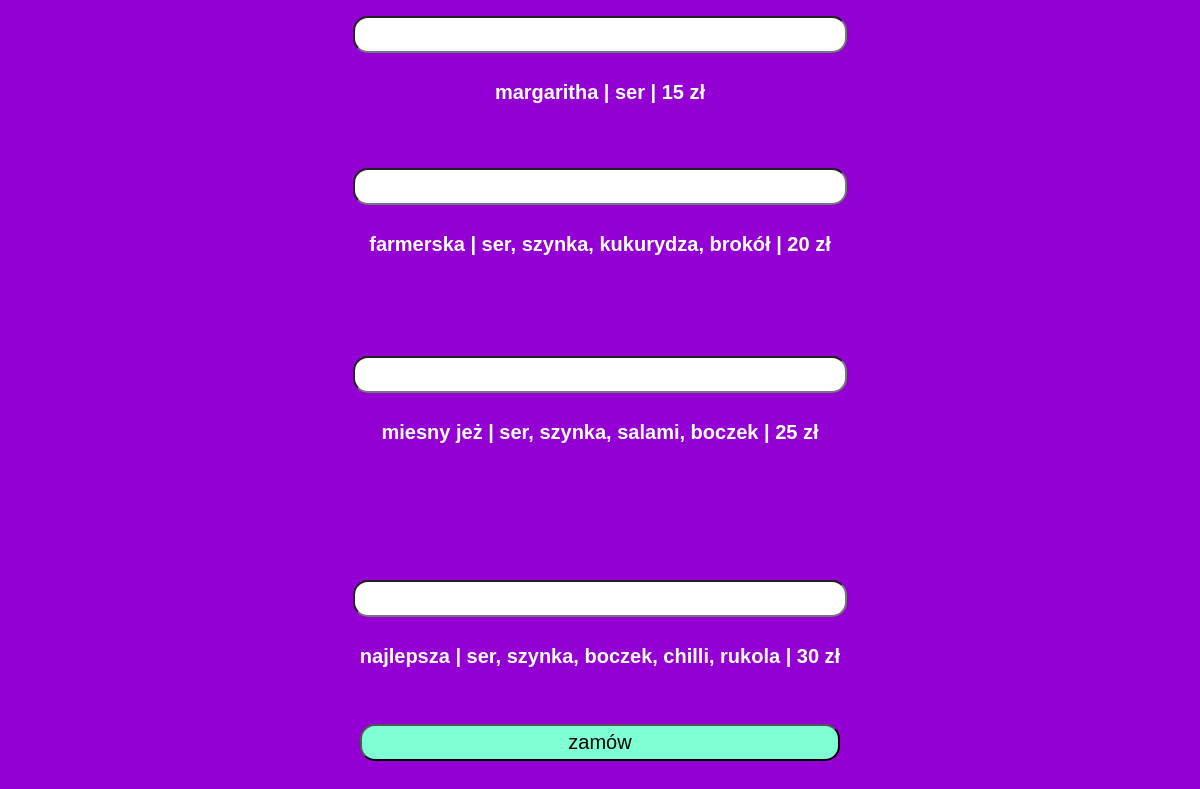
The page /menu1.php (signed in) on the database its author committed.
### tables this page shows
CREATE TABLE `menu` (
  `id` int(11) NOT NULL,
  `nazwa` varchar(15) NOT NULL,
  `skladniki` varchar(150) NOT NULL,
  `cena` float NOT NULL
);

### menu1.php (the view, shortened to what this page needs)
<!DOCTYPE HTML>
<html lang="pl">
<head>
	<link rel="stylesheet" href="style.css"/>
</head>
<body>
<form action="zamow.php" method="post">
	<input type='number' name='ilosc1' class="wpisywanie2"/><br/>
		<?php
			require_once "connect.php";
			$polaczenie = @new mysqli($host, $db_user, $db_password, $db_name);
				$pizza=@$polaczenie->query("SELECT nazwa, skladniki, cena FROM menu WHERE id=1");
				$pizzaAs=$pizza->fetch_assoc();
				$zmienna1=$pizzaAs['nazwa'];
				$zmienna2=$pizzaAs['skladniki'];
				$zmienna3=$pizzaAs['cena'];
				echo ("<h3>$zmienna1	|	$zmienna2	|	$zmienna3 zł</h3>");
		?>
		<br/>
		<br/>
	<input type='number' name='ilosc2' class="wpisywanie2"/><br/>
		<?php
			require_once "connect.php";
			$polaczenie = @new mysqli($host, $db_user, $db_password, $db_name);
				$pizza=@$polaczenie->query("SELECT nazwa, skladniki, cena FROM menu WHERE id=2");
				$pizzaAs=$pizza->fetch_assoc();
				$zmienna1=$pizzaAs['nazwa'];
				$zmienna2=$pizzaAs['skladniki'];
				$zmienna3=$pizzaAs['cena'];
				echo ("<h3>$zmienna1	|	$zmienna2	|	$zmienna3 zł</h3>");
		?>
		<br/>
		<br/>
		<br/>
		<br/>
	<input type='number' name='ilosc3' class="wpisywanie2"/><br/>
		<?php
			require_once "connect.php";
			$polaczenie = @new mysqli($host, $db_user, $db_password, $db_name);
				$pizza=@$polaczenie->query("SELECT nazwa, skladniki, cena FROM menu WHERE id=3");
				$pizzaAs=$pizza->fetch_assoc();
				$zmienna1=$pizzaAs['nazwa'];
				$zmienna2=$pizzaAs['skladniki'];
				$zmienna3=$pizzaAs['cena'];
				echo ("<h3>$zmienna1	|	$zmienna2	|	$zmienna3 zł</h3>");
		?>
		<br/>
		<br/>
		<br/>
		<br/>
		<br/>
		<br/>
	<input type='number' name='ilosc4' class="wpisywanie2"/><br/>
		<?php
			require_once "connect.php";
			$polaczenie = @new mysqli($host, $db_user, $db_password, $db_name);
				$pizza=@$polaczenie->query("SELECT nazwa, skladniki, cena FROM menu WHERE id=4");
				$pizzaAs=$pizza->fetch_assoc();
				$zmienna1=$pizzaAs['nazwa'];
				$zmienna2=$pizzaAs['skladniki'];
				$zmienna3=$pizzaAs['cena'];
				echo ("<h3>$zmienna1	|	$zmienna2	|	$zmienna3 zł</h3>");
		?>
		<br/>
		<br/>
		<input type="submit" value="zamów" class="przycisk"/>
</form>
</body>
</html>

### style.css (style rules this page uses)
.przycisk { width: 480px; padding: 5px; border-radius: 15px; text-align: center; color: black; font-size: 20px; background-color: #7FFFD4; }
body { text-align: center; background-color: #9400D3; }
.wpisywanie2 { width: 480px; heigh: 300px; padding: 5px; margin: 8px; border-radius: 15px; text-align: center; font-size: 20px; }
h3 { font-family: „Roboto”, sans-serif; font-size: 20px; color: white; text-align: center; }

### rows shown on the page
menu: nazwa "margaritha", skladniki "ser", cena "15"
menu: nazwa "farmerska", skladniki "ser, szynka, kukurydza, brokół", cena "20"
menu: nazwa "miesny jeż", skladniki "ser, szynka, salami, boczek", cena "25"
menu: nazwa "najlepsza", skladniki "ser, szynka, boczek, chilli, rukola", cena "30"
